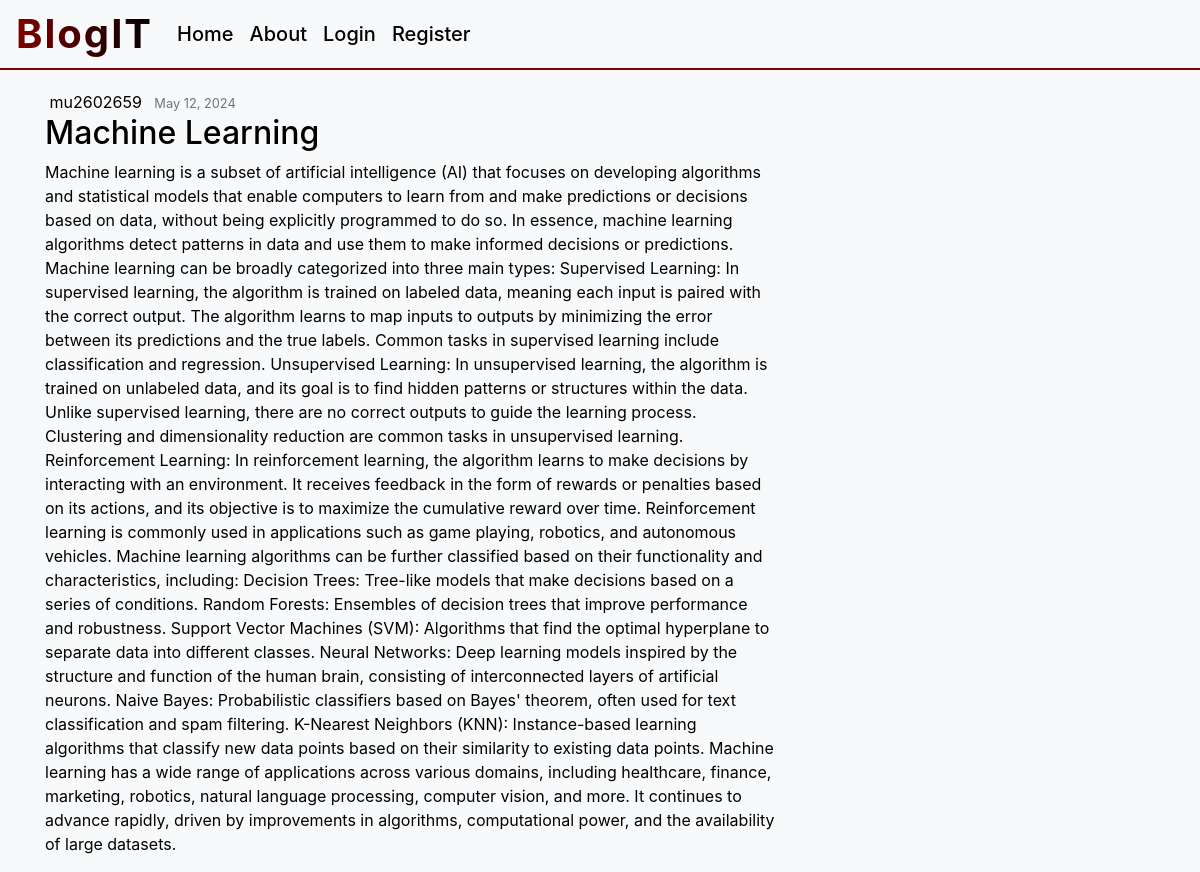
/detail/6/, run on the app's committed database.
### blog/models.py (models this page shows, shortened)
class Post(models.Model):
    title = models.CharField(max_length=100)
    content = models.TextField()
    date_posted = models.DateTimeField(default=timezone.now)
    author = models.ForeignKey(User, on_delete=models.CASCADE)

### blog/views.py (the view)
# urls.py: path("detail/<int:pk>/", views.post_detail, name="detail"),
def post_detail(request, pk):
    post = get_object_or_404(Post, pk=pk)
    context = {"post": post}
    return render(request, "blog/post_detail.html", context)

### blog/templates/blog/post_detail.html (shortened to what this page needs)
{% extends "blog/base.html" %}
{% load static %}
{% block content %}
<article class="media content-section">
    <div class="media-body">
        <div class="article-metadata">
            <a class="mr-2 custom-color" href="#">{{ post.author }}</a>
            <small class="text-muted custom-color">{{ post.date_posted | date:"F d, Y" }}</small>
        </div>
        <h2><a class="article-title custom-color" href="">{{ post.title }}</a></h2>
        <p class="article-content custom-color">{{ post.content }}</p>
    </div>
</article>
{% endblock %}

### blog/templates/blog/base.html (style rules this page uses)
body { background-color: #f8f9fa; }

### blog/templates/blog/post_detail.html (style rules this page uses)
.custom-color { color: black; transition: color 0.3s; }

### data on the page
Post: author "mu2602659", date_posted "May 12, 2024", title "Machine Learning", content "Machine learning is a subset of artificial intelligence (AI) that focuses on developing algorithms and statistical models that enable computers to learn from and make predictions or decisions based on data, without being explicitly programmed to do so. In essence, machine learning algorithms detect patterns in data and use them to make informed decisions or predictions. Machine learning can be broadly categorized into three main types: Supervised Learning: In supervised learning, the algorithm is trained on labeled data, meaning each input is paired with the correct output. The algorithm learns to map inputs to outputs by minimizing the error between its predictions and the true labels.…"
